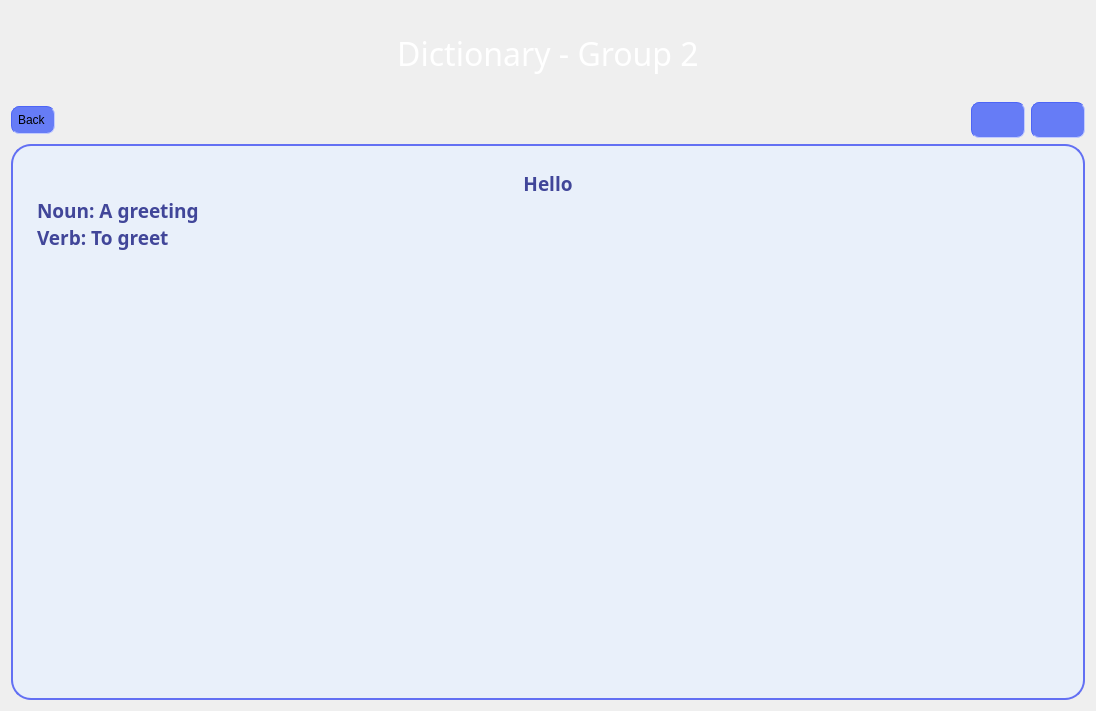
<?xml version="1.0" encoding="UTF-8"?>
<ui version="4.0">
 <class>SearchForDef</class>
 <widget class="QWidget" name="SearchForDef">
  <property name="geometry">
   <rect>
    <x>0</x>
    <y>0</y>
    <width>1096</width>
    <height>711</height>
   </rect>
  </property>
  <property name="windowTitle">
   <string>Form</string>
  </property>
  <layout class="QFormLayout" name="formLayout">
   <item row="0" column="0" colspan="2">
    <layout class="QVBoxLayout" name="verticalLayout_2">
     <property name="topMargin">
      <number>0</number>
     </property>
     <item>
      <widget class="QPushButton" name="pushButton">
       <property name="font">
        <font>
         <family>Audiowide</family>
         <pointsize>24</pointsize>
         <italic>false</italic>
         <bold>false</bold>
         <kerning>true</kerning>
        </font>
       </property>
       <property name="styleSheet">
        <string notr="true">padding: 20px;
border-radius: 20px;
  min-height: 20px;
  min-width: 20px;
background-image: url(:/background/images/bg/intro bg.png);
font: 24pt &quot;Audiowide&quot;;
color:white;</string>
       </property>
       <property name="text">
        <string>Dictionary - Group 2</string>
       </property>
      </widget>
     </item>
     <item>
      <layout class="QVBoxLayout" name="verticalLayout">
       <item>
        <layout class="QHBoxLayout" name="horizontalLayout_3">
         <item>
          <layout class="QGridLayout" name="gridLayout_5">
           <item row="0" column="0">
            <widget class="QPushButton" name="pushButton_goBack">
             <property name="styleSheet">
              <string notr="true">padding: 6px;
border-color: rgb(77, 101, 246);
border-width : 1px;
border-style:inset;
border-radius: 8px;
  min-height: 1px;
  min-width: 1px;
background-color: rgb(102, 124, 246);
font: 11pt &quot;Comfortaa&quot;;</string>
             </property>
             <property name="text">
              <string>Back </string>
             </property>
            </widget>
           </item>
           <item row="0" column="1">
            <spacer name="horizontalSpacer">
             <property name="orientation">
              <enum>Qt::Horizontal</enum>
             </property>
             <property name="sizeHint" stdset="0">
              <size>
               <width>40</width>
               <height>20</height>
              </size>
             </property>
            </spacer>
           </item>
          </layout>
         </item>
         <item>
          <layout class="QHBoxLayout" name="horizontalLayout_2">
           <item>
            <layout class="QHBoxLayout" name="horizontalLayout">
             <item>
              <widget class="QPushButton" name="pushButton_setFav">
               <property name="sizePolicy">
                <sizepolicy hsizetype="Minimum" vsizetype="Expanding">
                 <horstretch>0</horstretch>
                 <verstretch>0</verstretch>
                </sizepolicy>
               </property>
               <property name="styleSheet">
                <string notr="true">padding: 10px;
border-color: rgb(77, 101, 246);
border-width : 1px;
border-style:inset;
border-radius: 8px;
  min-height: 1px;
  min-width: 1px;
background-color: rgb(102, 124, 246);</string>
               </property>
               <property name="text">
                <string/>
               </property>
               <property name="icon">
                <iconset resource="resources.qrc">
                 <normaloff>:/img/images/heart.svg</normaloff>
                 <normalon>:/img/images/heart-fill.svg</normalon>:/img/images/heart.svg</iconset>
               </property>
              </widget>
             </item>
             <item>
              <widget class="QPushButton" name="pushButton_edit">
               <property name="sizePolicy">
                <sizepolicy hsizetype="Minimum" vsizetype="Expanding">
                 <horstretch>0</horstretch>
                 <verstretch>0</verstretch>
                </sizepolicy>
               </property>
               <property name="styleSheet">
                <string notr="true">padding: 10px;
border-color: rgb(77, 101, 246);
border-width : 1px;
border-style:inset;
border-radius: 8px;
  min-height: 1px;
  min-width: 1px;
background-color: rgb(102, 124, 246);</string>
               </property>
               <property name="text">
                <string/>
               </property>
               <property name="icon">
                <iconset resource="resources.qrc">
                 <normaloff>:/img/images/pencil.svg</normaloff>:/img/images/pencil.svg</iconset>
               </property>
              </widget>
             </item>
            </layout>
           </item>
          </layout>
         </item>
        </layout>
       </item>
      </layout>
     </item>
     <item>
      <widget class="QTextBrowser" name="textBrowser">
       <property name="sizePolicy">
        <sizepolicy hsizetype="Preferred" vsizetype="Preferred">
         <horstretch>50</horstretch>
         <verstretch>3</verstretch>
        </sizepolicy>
       </property>
       <property name="font">
        <font>
         <family>Comfortaa</family>
         <pointsize>13</pointsize>
         <italic>false</italic>
         <bold>false</bold>
        </font>
       </property>
       <property name="layoutDirection">
        <enum>Qt::LeftToRight</enum>
       </property>
       <property name="styleSheet">
        <string notr="true">padding: 20px;
border-width : 2px;
border-style:solid;
border-radius: 20px;
  min-height: 20px;
  min-width: 20px;
background-color: rgb(233, 240, 250);
border-color: rgb(99, 112, 243);
font: 13pt &quot;Comfortaa&quot;;
color: rgb(56, 64, 139);</string>
       </property>
       <property name="html">
        <string>&lt;!DOCTYPE HTML PUBLIC &quot;-//W3C//DTD HTML 4.0//EN&quot; &quot;http://www.w3.org/TR/REC-html40/strict.dtd&quot;&gt;
&lt;html&gt;&lt;head&gt;&lt;meta name=&quot;qrichtext&quot; content=&quot;1&quot; /&gt;&lt;meta charset=&quot;utf-8&quot; /&gt;&lt;style type=&quot;text/css&quot;&gt;
p, li { white-space: pre-wrap; }
hr { height: 1px; border-width: 0; }
li.unchecked::marker { content: &quot;\2610&quot;; }
li.checked::marker { content: &quot;\2612&quot;; }
&lt;/style&gt;&lt;/head&gt;&lt;body style=&quot; font-family:'Comfortaa'; font-size:13pt; font-weight:400; font-style:normal;&quot;&gt;
&lt;p align=&quot;center&quot; style=&quot; margin-top:0px; margin-bottom:0px; margin-left:0px; margin-right:0px; -qt-block-indent:0; text-indent:0px;&quot;&gt;&lt;span style=&quot; font-size:14pt; font-weight:700; color:#414699;&quot;&gt;Hello&lt;/span&gt;&lt;/p&gt;
&lt;p align=&quot;justify&quot; style=&quot; margin-top:0px; margin-bottom:0px; margin-left:0px; margin-right:0px; -qt-block-indent:0; text-indent:0px;&quot;&gt;&lt;span style=&quot; font-size:14pt; font-weight:700; color:#414699;&quot;&gt;Noun: A greeting&lt;/span&gt;&lt;/p&gt;
&lt;p align=&quot;justify&quot; style=&quot; margin-top:0px; margin-bottom:0px; margin-left:0px; margin-right:0px; -qt-block-indent:0; text-indent:0px;&quot;&gt;&lt;span style=&quot; font-size:14pt; font-weight:700; color:#414699;&quot;&gt;Verb: To greet&lt;/span&gt;&lt;/p&gt;&lt;/body&gt;&lt;/html&gt;</string>
       </property>
       <property name="placeholderText">
        <string>Displaying...</string>
       </property>
      </widget>
     </item>
    </layout>
   </item>
  </layout>
 </widget>
 <resources>
  <include location="resources.qrc"/>
 </resources>
 <connections/>
</ui>
